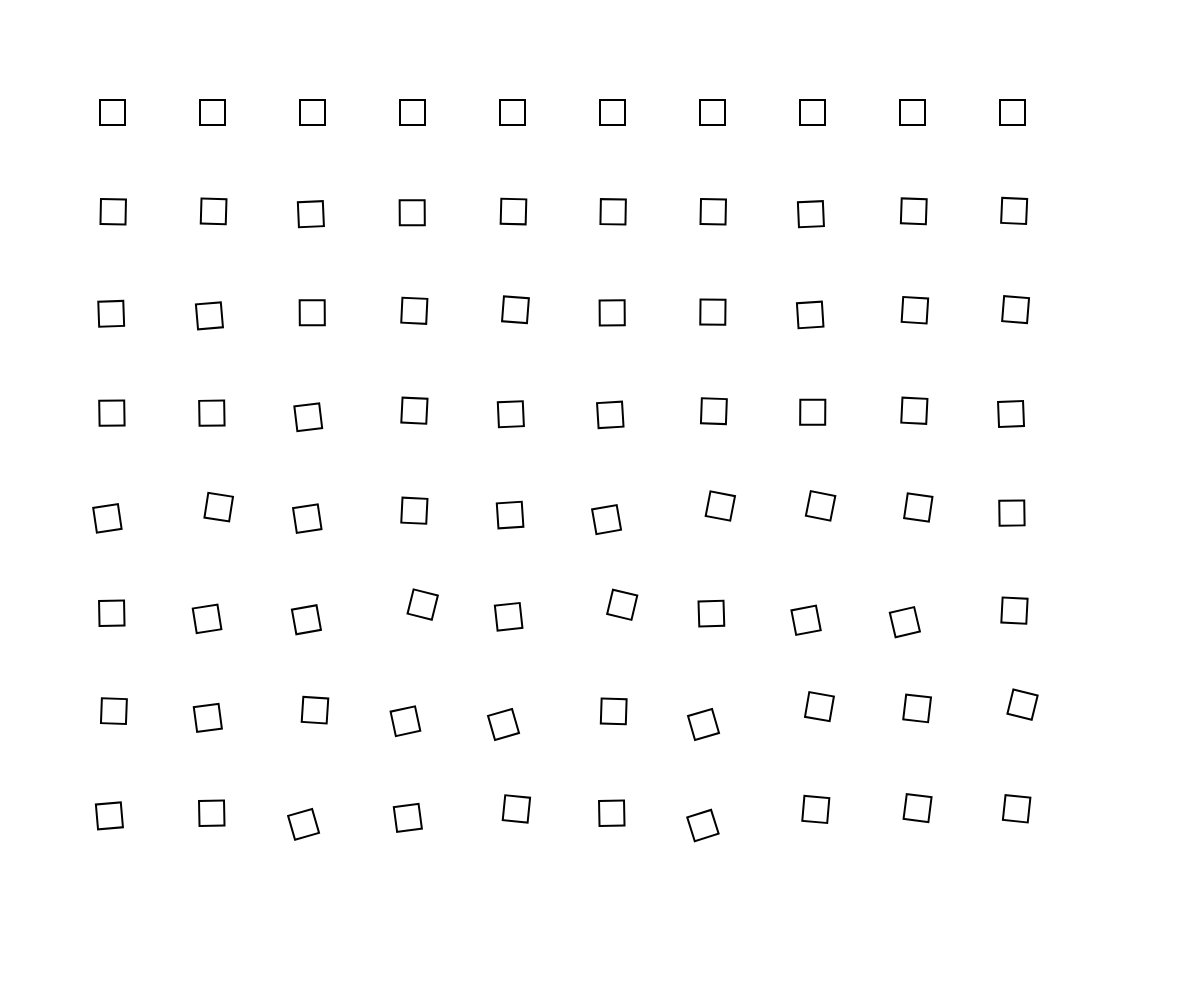
Frame 1 (no input)
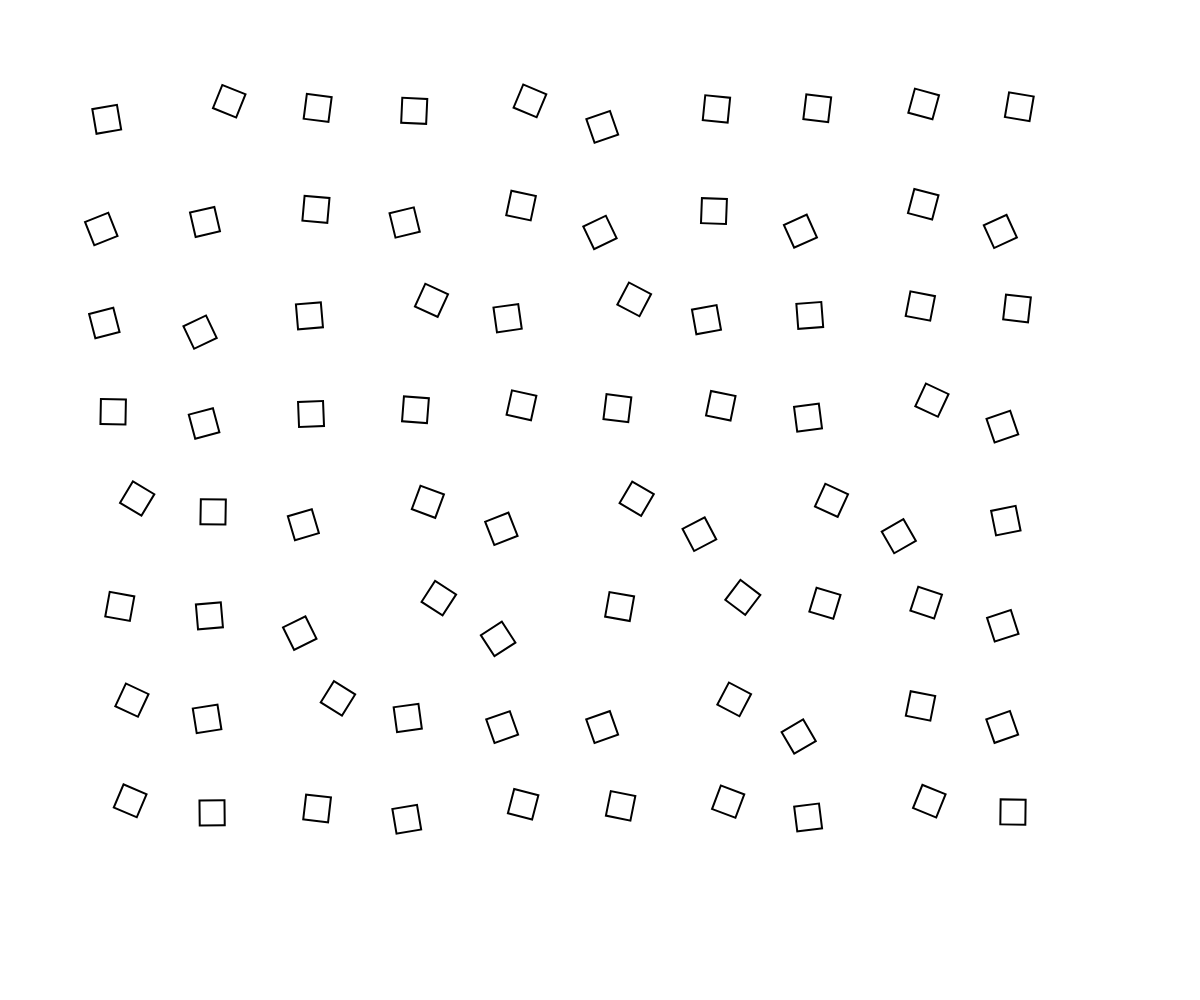
Frame 2 (the mouse pressed at the canvas centre, redrawn once)

The p5.js sketch that drew these frames (run headless with seeded random() and noise() and a simulated clock; the mouse was pressed at the canvas centre and the sketch redrawn once):

// p5.js sketch
// ── sketch.js
/*
Inspired by Georg Nees' Schotter

Based on a translation from Code as a Creative Medium:
https://github.com/CodeAsCreativeMedium/exercises/blob/main/02_iteration/15_recoding_schotter/schotter_js/schotter_js.js
*/

//set the initial angle to 0
let angle = 0;
// declare a variable for size of the square
let cellSize;

function setup() {
  
  createCanvas(windowWidth, windowHeight);
  noFill();
  strokeWeight(2);
}

function draw() {
  background(255);
  // determine the cellsize as the smaller value between 1/10th of the width or height
  cellSize = min(width / 10, height / 10);

  // loop through rows, starting from cellsize up to height - cellsize, with steps of cellSize
  for (let y = cellSize; y < height - cellSize; y += cellSize) {
    // loop through columns
    for (let x = cellSize; x < width - cellSize; x += cellSize) {
      
      push();//save the current transformation state
      
      //move the origin to the center of the current square
      translate(x + cellSize / 2, y + cellSize / 2);
      
      //generate a random rotation angle between -angle and angle
      rotateAmount = random(-angle, angle);
      //apply rotation to the square
      rotate(rotateAmount);
      
      
      square(-cellSize / 2, -cellSize / 2, cellSize/4);
      pop();
    }
    angle += 0.05;  //increment the angle value (in the y loop, when all squares in the current row are drawn (the inner x loop ends), angle += 0.05; is executed, and then the next row is entered.)
  }
  noLoop();
}

function windowResized() {
  resizeCanvas(windowWidth, windowHeight);
  angle = 0;// Reset the angle
}
